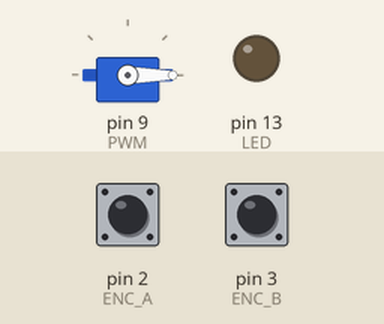
Recording of a sketch running on a simulated Arduino Uno, built with avr-gcc and run on an emulated ATmega328P. Shown: servo, output pins drawn as LEDs (lit = HIGH). Inputs (shaded band) come from the test bench; at power-on: pin 2 (ENC_A) HIGH, pin 3 (ENC_B) HIGH. What the sketch prints to the serial monitor is not drawn.

Above: at 0.1 s.
At 5.1 s:
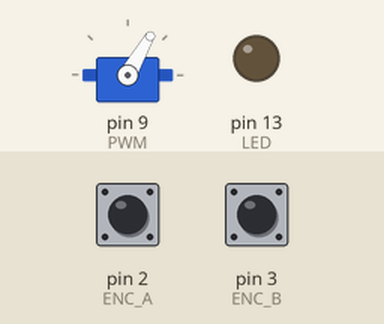
Timing chart, 0 to 6.6 s (numbered marks = the images above):
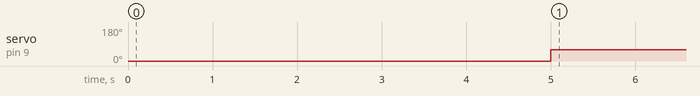

The sketch:

EV2025.ino
```cpp
#include <util/atomic.h>
#include <Servo.h>

// pins
#define PWM 9
#define ENC_A 2  //white
#define ENC_B 3  // green
#define LED 13

// consts
#define ACCEL_DIST 0.5
#define BRAKE_DIST 1.5
#define CLICKS_PER_METER 3480.0
#define MAX_POWER 180
#define MIN_ACCEL_POWER 60
#define SLOW_POWER 30

float d = 0;
float prevD = 0;
float totalDist = 3.0;
volatile int counter = 0;
Servo ESC;
float t = 0;
long prevT = 0;
float deltaT;
float power = 0;

void setup() {
  pinMode(2, INPUT_PULLUP);  // internal pullup input pin 2

  pinMode(3, INPUT_PULLUP);  // internalเป็น pullup input pin 3

  Serial.begin(9600);
  pinMode(PWM, OUTPUT);
  pinMode(LED, OUTPUT);
  pinMode(ENC_A, INPUT);
  pinMode(ENC_B, INPUT);
  pinMode(ENC_A, INPUT_PULLUP);  // internal pullup input pin 2

  pinMode(ENC_B, INPUT_PULLUP);  // internalเป็น pullup input pin 3
                                 //Setting tp interrupt
  //A rising pulse from encodenren activated ai0(). AttachInterrupt 0 is DigitalPin nr 2 on moust Arduino.
  attachInterrupt(0, ai0, RISING);

  //B rising pulse from encodenren activated ai1(). AttachInterrupt 1 is DigitalPin nr 3 on moust Arduino.
  attachInterrupt(1, ai1, RISING);
  ESC.attach(PWM, 1000, 2000);

  pinMode(LED_BUILTIN, OUTPUT);

  Serial.begin(9600);
}

void loop() {
  ATOMIC_BLOCK(ATOMIC_RESTORESTATE) {
    d = -counter / CLICKS_PER_METER;
  }
  float deltaD = d - prevD;
  prevD = max(d, 0.0001);

  long currT = micros();
  deltaT = ((float)(currT - prevT)) / (1000000.0);
  prevT = currT;
  t += deltaT;
  if (t > 5) {
    if (d < ACCEL_DIST) {
      power = max(MAX_POWER * sqrt(d / ACCEL_DIST), MIN_ACCEL_POWER);
      digitalWrite(LED_BUILTIN, LOW);
    } else if ((d > totalDist - BRAKE_DIST) && (d < totalDist)) {
      power = MAX_POWER-MAX_POWER * sqrt(sqrt(sqrt((d-(totalDist-BRAKE_DIST))/BRAKE_DIST)));
      digitalWrite(LED_BUILTIN, LOW);
    } else if (d > totalDist) {
      power = 0;
      digitalWrite(LED_BUILTIN, HIGH);
    } else {
      power = MAX_POWER;
      digitalWrite(LED_BUILTIN, LOW);
    }
    power = max(min(power, MAX_POWER), 0);
    Serial.print(power);
    Serial.print(" ");
    Serial.println(d);
  }
  ESC.write((int) power);
}


void ai0() {
  // ai0 is activated if DigitalPin nr 2 is going from LOW to HIGH
  // Check pin 3 to determine the direction
  if (digitalRead(3) == LOW) {
    counter++;
  } else {
    counter--;
  }
}

void ai1() {
  // ai0 is activated if DigitalPin nr 3 is going from LOW to HIGH
  // Check with pin 2 to determine the direction
  if (digitalRead(2) == LOW) {
    counter--;
  } else {
    counter++;
  }
}
```

Measured:
- by itself, servo on pin 9 (PWM): 0° → 60° at 5.0 s
